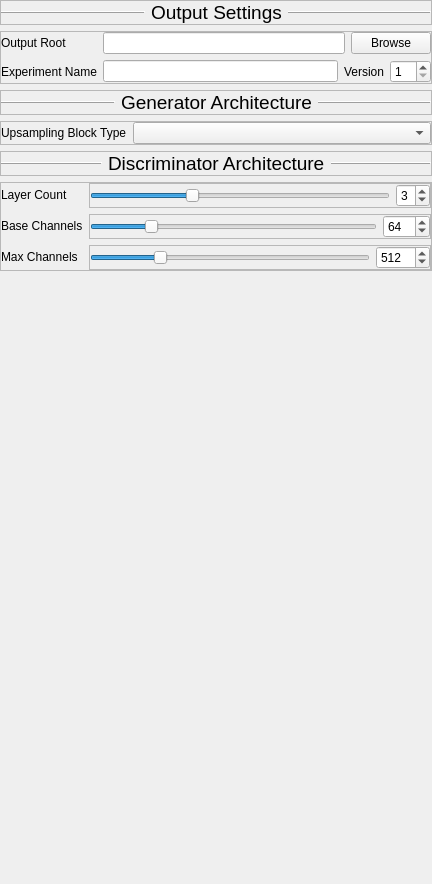
                 <widget class="QWidget" name="experiment_settings_container">
                  <property name="geometry">
                   <rect>
                    <x>0</x>
                    <y>0</y>
                    <width>432</width>
                    <height>884</height>
                   </rect>
                  </property>
                  <layout class="QVBoxLayout" name="verticalLayout_11">
                   <property name="spacing">
                    <number>6</number>
                   </property>
                   <property name="leftMargin">
                    <number>0</number>
                   </property>
                   <property name="topMargin">
                    <number>0</number>
                   </property>
                   <property name="rightMargin">
                    <number>0</number>
                   </property>
                   <property name="bottomMargin">
                    <number>0</number>
                   </property>
                   <item>
                    <widget class="QFrame" name="frame_87">
                     <property name="frameShape">
                      <enum>QFrame::StyledPanel</enum>
                     </property>
                     <property name="frameShadow">
                      <enum>QFrame::Raised</enum>
                     </property>
                     <layout class="QHBoxLayout" name="horizontalLayout_76">
                      <property name="leftMargin">
                       <number>0</number>
                      </property>
                      <property name="topMargin">
                       <number>0</number>
                      </property>
                      <property name="rightMargin">
                       <number>0</number>
                      </property>
                      <property name="bottomMargin">
                       <number>0</number>
                      </property>
                      <item>
                       <widget class="Line" name="line_34">
                        <property name="frameShadow">
                         <enum>QFrame::Raised</enum>
                        </property>
                        <property name="orientation">
                         <enum>Qt::Horizontal</enum>
                        </property>
                       </widget>
                      </item>
                      <item>
                       <widget class="QLabel" name="label_104">
                        <property name="sizePolicy">
                         <sizepolicy hsizetype="Maximum" vsizetype="Preferred">
                          <horstretch>0</horstretch>
                          <verstretch>0</verstretch>
                         </sizepolicy>
                        </property>
                        <property name="font">
                         <font>
                          <pointsize>14</pointsize>
                         </font>
                        </property>
                        <property name="frameShape">
                         <enum>QFrame::NoFrame</enum>
                        </property>
                        <property name="frameShadow">
                         <enum>QFrame::Raised</enum>
                        </property>
                        <property name="text">
                         <string>Output Settings</string>
                        </property>
                       </widget>
                      </item>
                      <item>
                       <widget class="Line" name="line_35">
                        <property name="frameShadow">
                         <enum>QFrame::Raised</enum>
                        </property>
                        <property name="orientation">
                         <enum>Qt::Horizontal</enum>
                        </property>
                       </widget>
                      </item>
                     </layout>
                    </widget>
                   </item>
                   <item>
                    <widget class="QFrame" name="frame_8">
                     <property name="frameShape">
                      <enum>QFrame::StyledPanel</enum>
                     </property>
                     <property name="frameShadow">
                      <enum>QFrame::Raised</enum>
                     </property>
                     <layout class="QFormLayout" name="formLayout_13">
                      <property name="leftMargin">
                       <number>0</number>
                      </property>
                      <property name="topMargin">
                       <number>0</number>
                      </property>
                      <property name="rightMargin">
                       <number>0</number>
                      </property>
                      <property name="bottomMargin">
                       <number>0</number>
                      </property>
                      <item row="0" column="0">
                       <widget class="QLabel" name="label_2">
                        <property name="text">
                         <string>Output Root</string>
                        </property>
                       </widget>
                      </item>
                      <item row="0" column="1">
                       <layout class="QHBoxLayout" name="horizontalLayout_3">
                        <item>
                         <widget class="QLineEdit" name="output_directory"/>
                        </item>
                        <item>
                         <widget class="QPushButton" name="browse_output">
                          <property name="text">
                           <string>Browse</string>
                          </property>
                         </widget>
                        </item>
                       </layout>
                      </item>
                      <item row="1" column="0">
                       <widget class="QLabel" name="label_3">
                        <property name="text">
                         <string>Experiment Name</string>
                        </property>
                       </widget>
                      </item>
                      <item row="1" column="1">
                       <layout class="QHBoxLayout" name="horizontalLayout_4">
                        <item>
                         <widget class="QLineEdit" name="experiment_name"/>
                        </item>
                        <item>
                         <widget class="QLabel" name="label_4">
                          <property name="text">
                           <string>Version</string>
                          </property>
                         </widget>
                        </item>
                        <item>
                         <widget class="QSpinBox" name="experiment_version">
                          <property name="minimum">
                           <number>1</number>
                          </property>
                         </widget>
                        </item>
                       </layout>
                      </item>
                     </layout>
                    </widget>
                   </item>
                   <item>
                    <widget class="QFrame" name="frame_88">
                     <property name="frameShape">
                      <enum>QFrame::StyledPanel</enum>
                     </property>
                     <property name="frameShadow">
                      <enum>QFrame::Raised</enum>
                     </property>
                     <layout class="QHBoxLayout" name="horizontalLayout_77">
                      <property name="leftMargin">
                       <number>0</number>
                      </property>
                      <property name="topMargin">
                       <number>0</number>
                      </property>
                      <property name="rightMargin">
                       <number>0</number>
                      </property>
                      <property name="bottomMargin">
                       <number>0</number>
                      </property>
                      <item>
                       <widget class="Line" name="line_36">
                        <property name="frameShadow">
                         <enum>QFrame::Raised</enum>
                        </property>
                        <property name="orientation">
                         <enum>Qt::Horizontal</enum>
                        </property>
                       </widget>
                      </item>
                      <item>
                       <widget class="QLabel" name="label_105">
                        <property name="sizePolicy">
                         <sizepolicy hsizetype="Maximum" vsizetype="Preferred">
                          <horstretch>0</horstretch>
                          <verstretch>0</verstretch>
                         </sizepolicy>
                        </property>
                        <property name="font">
                         <font>
                          <pointsize>14</pointsize>
                         </font>
                        </property>
                        <property name="frameShape">
                         <enum>QFrame::NoFrame</enum>
                        </property>
                        <property name="frameShadow">
                         <enum>QFrame::Raised</enum>
                        </property>
                        <property name="text">
                         <string>Generator Architecture</string>
                        </property>
                       </widget>
                      </item>
                      <item>
                       <widget class="Line" name="line_37">
                        <property name="frameShadow">
                         <enum>QFrame::Raised</enum>
                        </property>
                        <property name="orientation">
                         <enum>Qt::Horizontal</enum>
                        </property>
                       </widget>
                      </item>
                     </layout>
                    </widget>
                   </item>
                   <item>
                    <widget class="QFrame" name="frame_75">
                     <property name="frameShape">
                      <enum>QFrame::StyledPanel</enum>
                     </property>
                     <property name="frameShadow">
                      <enum>QFrame::Raised</enum>
                     </property>
                     <layout class="QFormLayout" name="formLayout_22">
                      <property name="leftMargin">
                       <number>0</number>
                      </property>
                      <property name="topMargin">
                       <number>0</number>
                      </property>
                      <property name="rightMargin">
                       <number>0</number>
                      </property>
                      <property name="bottomMargin">
                       <number>0</number>
                      </property>
                      <item row="0" column="0">
                       <widget class="QLabel" name="label_87">
                        <property name="text">
                         <string>Upsampling Block Type</string>
                        </property>
                       </widget>
                      </item>
                      <item row="0" column="1">
                       <widget class="QComboBox" name="upsample_block_type"/>
                      </item>
                     </layout>
                    </widget>
                   </item>
                   <item>
                    <widget class="QFrame" name="frame_86">
                     <property name="frameShape">
                      <enum>QFrame::StyledPanel</enum>
                     </property>
                     <property name="frameShadow">
                      <enum>QFrame::Raised</enum>
                     </property>
                     <layout class="QHBoxLayout" name="horizontalLayout_75">
                      <property name="leftMargin">
                       <number>0</number>
                      </property>
                      <property name="topMargin">
                       <number>0</number>
                      </property>
                      <property name="rightMargin">
                       <number>0</number>
                      </property>
                      <property name="bottomMargin">
                       <number>0</number>
                      </property>
                      <item>
                       <widget class="Line" name="line_33">
                        <property name="frameShadow">
                         <enum>QFrame::Raised</enum>
                        </property>
                        <property name="orientation">
                         <enum>Qt::Horizontal</enum>
                        </property>
                       </widget>
                      </item>
                      <item>
                       <widget class="QLabel" name="label_103">
                        <property name="sizePolicy">
                         <sizepolicy hsizetype="Maximum" vsizetype="Preferred">
                          <horstretch>0</horstretch>
                          <verstretch>0</verstretch>
                         </sizepolicy>
                        </property>
                        <property name="font">
                         <font>
                          <pointsize>14</pointsize>
                         </font>
                        </property>
                        <property name="frameShape">
                         <enum>QFrame::NoFrame</enum>
                        </property>
                        <property name="frameShadow">
                         <enum>QFrame::Raised</enum>
                        </property>
                        <property name="text">
                         <string>Discriminator Architecture</string>
                        </property>
                       </widget>
                      </item>
                      <item>
                       <widget class="Line" name="line_29">
                        <property name="frameShadow">
                         <enum>QFrame::Raised</enum>
                        </property>
                        <property name="orientation">
                         <enum>Qt::Horizontal</enum>
                        </property>
                       </widget>
                      </item>
                     </layout>
                    </widget>
                   </item>
                   <item>
                    <widget class="QFrame" name="frame_71">
                     <property name="frameShape">
                      <enum>QFrame::StyledPanel</enum>
                     </property>
                     <property name="frameShadow">
                      <enum>QFrame::Raised</enum>
                     </property>
                     <layout class="QFormLayout" name="formLayout_21">
                      <property name="horizontalSpacing">
                       <number>6</number>
                      </property>
                      <property name="verticalSpacing">
                       <number>6</number>
                      </property>
                      <property name="leftMargin">
                       <number>0</number>
                      </property>
                      <property name="topMargin">
                       <number>0</number>
                      </property>
                      <property name="rightMargin">
                       <number>0</number>
                      </property>
                      <property name="bottomMargin">
                       <number>0</number>
                      </property>
                      <item row="0" column="0">
                       <widget class="QLabel" name="label_84">
                        <property name="text">
                         <string>Layer Count</string>
                        </property>
                       </widget>
                      </item>
                      <item row="0" column="1">
                       <widget class="QFrame" name="frame_72">
                        <property name="frameShape">
                         <enum>QFrame::StyledPanel</enum>
                        </property>
                        <property name="frameShadow">
                         <enum>QFrame::Raised</enum>
                        </property>
                        <layout class="QHBoxLayout" name="horizontalLayout_60">
                         <property name="leftMargin">
                          <number>0</number>
                         </property>
                         <property name="topMargin">
                          <number>0</number>
                         </property>
                         <property name="rightMargin">
                          <number>0</number>
                         </property>
                         <property name="bottomMargin">
                          <number>0</number>
                         </property>
                         <item>
                          <widget class="QSlider" name="n_layers_d_slider">
                           <property name="minimum">
                            <number>1</number>
                           </property>
                           <property name="maximum">
                            <number>7</number>
                           </property>
                           <property name="value">
                            <number>3</number>
                           </property>
                           <property name="orientation">
                            <enum>Qt::Horizontal</enum>
                           </property>
                           <property name="tickPosition">
                            <enum>QSlider::NoTicks</enum>
                           </property>
                           <property name="tickInterval">
                            <number>10</number>
                           </property>
                          </widget>
                         </item>
                         <item>
                          <widget class="QSpinBox" name="n_layers_d">
                           <property name="minimum">
                            <number>1</number>
                           </property>
                           <property name="maximum">
                            <number>7</number>
                           </property>
                           <property name="value">
                            <number>3</number>
                           </property>
                          </widget>
                         </item>
                        </layout>
                       </widget>
                      </item>
                      <item row="1" column="0">
                       <widget class="QLabel" name="label_85">
                        <property name="text">
                         <string>Base Channels</string>
                        </property>
                       </widget>
                      </item>
                      <item row="2" column="0">
                       <widget class="QLabel" name="label_86">
                        <property name="text">
                         <string>Max Channels</string>
                        </property>
                       </widget>
                      </item>
                      <item row="1" column="1">
                       <widget class="QFrame" name="frame_73">
                        <property name="frameShape">
                         <enum>QFrame::StyledPanel</enum>
                        </property>
                        <property name="frameShadow">
                         <enum>QFrame::Raised</enum>
                        </property>
                        <layout class="QHBoxLayout" name="horizontalLayout_61">
                         <property name="leftMargin">
                          <number>0</number>
                         </property>
                         <property name="topMargin">
                          <number>0</number>
                         </property>
                         <property name="rightMargin">
                          <number>0</number>
                         </property>
                         <property name="bottomMargin">
                          <number>0</number>
                         </property>
                         <item>
                          <widget class="QSlider" name="base_channels_d_slider">
                           <property name="minimum">
                            <number>16</number>
                           </property>
                           <property name="maximum">
                            <number>256</number>
                           </property>
                           <property name="singleStep">
                            <number>16</number>
                           </property>
                           <property name="value">
                            <number>64</number>
                           </property>
                           <property name="orientation">
                            <enum>Qt::Horizontal</enum>
                           </property>
                           <property name="tickPosition">
                            <enum>QSlider::NoTicks</enum>
                           </property>
                           <property name="tickInterval">
                            <number>10</number>
                           </property>
                          </widget>
                         </item>
                         <item>
                          <widget class="QSpinBox" name="base_channels_d">
                           <property name="minimum">
                            <number>16</number>
                           </property>
                           <property name="maximum">
                            <number>256</number>
                           </property>
                           <property name="singleStep">
                            <number>16</number>
                           </property>
                           <property name="value">
                            <number>64</number>
                           </property>
                          </widget>
                         </item>
                        </layout>
                       </widget>
                      </item>
                      <item row="2" column="1">
                       <widget class="QFrame" name="frame_74">
                        <property name="frameShape">
                         <enum>QFrame::StyledPanel</enum>
                        </property>
                        <property name="frameShadow">
                         <enum>QFrame::Raised</enum>
                        </property>
                        <layout class="QHBoxLayout" name="horizontalLayout_62">
                         <property name="leftMargin">
                          <number>0</number>
                         </property>
                         <property name="topMargin">
                          <number>0</number>
                         </property>
                         <property name="rightMargin">
                          <number>0</number>
                         </property>
                         <property name="bottomMargin">
                          <number>0</number>
                         </property>
                         <item>
                          <widget class="QSlider" name="max_channels_d_slider">
                           <property name="minimum">
                            <number>32</number>
                           </property>
                           <property name="maximum">
                            <number>2048</number>
                           </property>
                           <property name="singleStep">
                            <number>32</number>
                           </property>
                           <property name="value">
                            <number>512</number>
                           </property>
                           <property name="orientation">
                            <enum>Qt::Horizontal</enum>
                           </property>
                           <property name="tickPosition">
                            <enum>QSlider::NoTicks</enum>
                           </property>
                           <property name="tickInterval">
                            <number>10</number>
                           </property>
                          </widget>
                         </item>
                         <item>
                          <widget class="QSpinBox" name="max_channels_d">
                           <property name="minimum">
                            <number>32</number>
                           </property>
                           <property name="maximum">
                            <number>2048</number>
                           </property>
                           <property name="singleStep">
                            <number>32</number>
                           </property>
                           <property name="value">
                            <number>512</number>
                           </property>
                          </widget>
                         </item>
                        </layout>
                       </widget>
                      </item>
                     </layout>
                    </widget>
                   </item>
                   <item>
                    <spacer name="verticalSpacer_8">
                     <property name="orientation">
                      <enum>Qt::Vertical</enum>
                     </property>
                     <property name="sizeHint" stdset="0">
                      <size>
                       <width>20</width>
                       <height>40</height>
                      </size>
                     </property>
                    </spacer>
                   </item>
                  </layout>
                 </widget>
